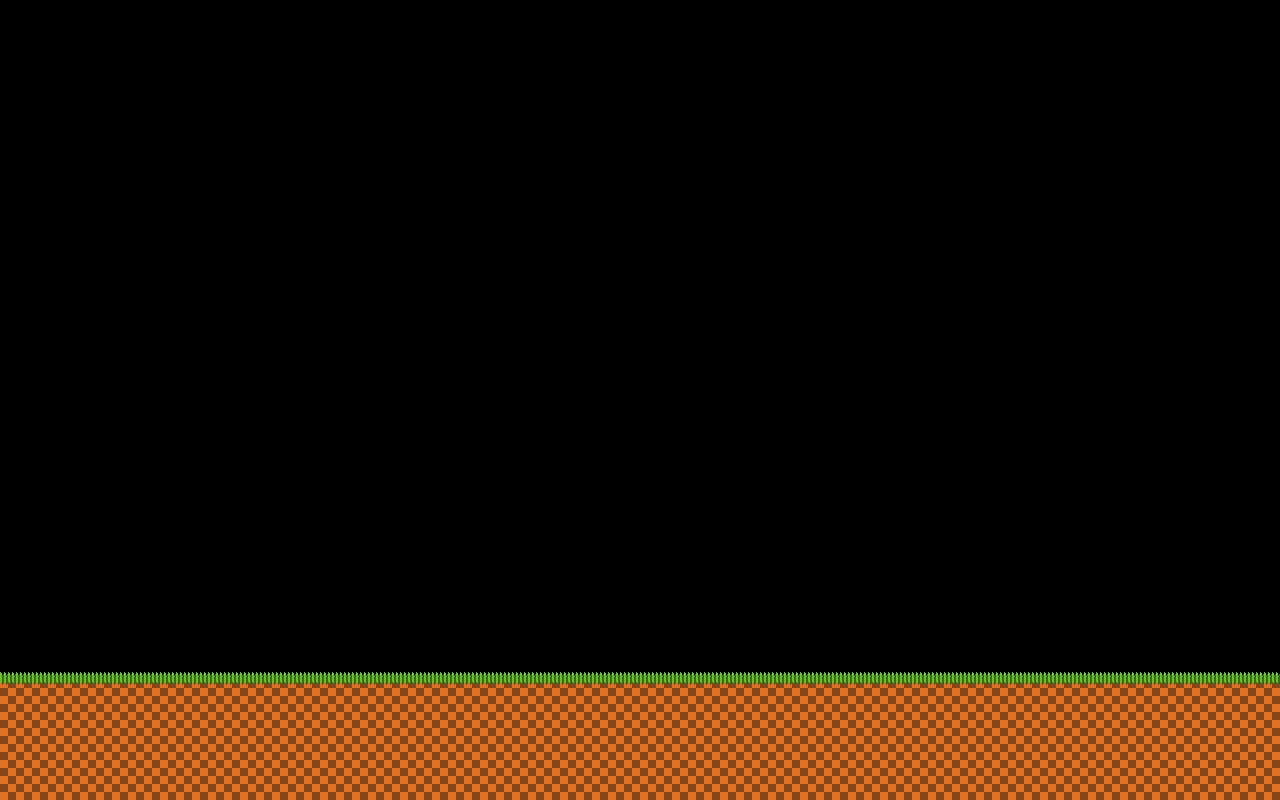

A 2D game scene composited from a Tiled map and its tileset images. What follows is a short description and the map's XML, with every tile layer's data as written:
An orthogonal 40x25 tile map with 32x32 px tiles, 2 tile layers (Layer1, Layer0) and 3 objects.

<map version="1.10" tiledversion="1.11.1" orientation="orthogonal" renderorder="right-down" width="40" height="25" tilewidth="32" tileheight="32" infinite="0" nextlayerid="4" nextobjectid="4">
 <editorsettings>
  <export target="Flat.json" format="json" />
 </editorsettings>
 <tileset firstgid="1" name="Main" tilewidth="32" tileheight="32" tilecount="96" columns="12">
  <image source="../img/grid.png" width="384" height="256" />
  <tile id="4">
   <properties>
    <property name="ground_angle" type="float" value="0" />
    <property name="hwmap" type="int" value="0" />
    <property name="solid" type="bool" value="true" />
   </properties>
  </tile>
  <tile id="5">
   <properties>
    <property name="flipmap" type="bool" value="false" />
    <property name="ground_angle" type="float" value="3.926990817" />
    <property name="hwmap" type="int" value="4" />
    <property name="solid" type="bool" value="true" />
   </properties>
  </tile>
  <tile id="6">
   <properties>
    <property name="flipmap" type="bool" value="false" />
    <property name="ground_angle" type="float" value="3.769911184" />
    <property name="hwmap" type="int" value="3" />
    <property name="solid" type="bool" value="true" />
   </properties>
  </tile>
  <tile id="7">
   <properties>
    <property name="flipmap" type="bool" value="false" />
    <property name="ground_angle" type="float" value="3.298672286" />
    <property name="hwmap" type="int" value="2" />
    <property name="solid" type="bool" value="true" />
   </properties>
  </tile>
  <tile id="8">
   <properties>
    <property name="flipmap" type="bool" value="true" />
    <property name="ground_angle" type="float" value="2.984513021" />
    <property name="hwmap" type="int" value="2" />
    <property name="solid" type="bool" value="true" />
   </properties>
  </tile>
  <tile id="9">
   <properties>
    <property name="flipmap" type="bool" value="true" />
    <property name="ground_angle" type="float" value="2.513274123" />
    <property name="hwmap" type="int" value="3" />
    <property name="solid" type="bool" value="true" />
   </properties>
  </tile>
  <tile id="10">
   <properties>
    <property name="flipmap" type="bool" value="true" />
    <property name="ground_angle" type="float" value="2.35619449" />
    <property name="hwmap" type="int" value="4" />
    <property name="solid" type="bool" value="true" />
   </properties>
  </tile>
  <tile id="12">
   <properties>
    <property name="ground_angle" type="int" value="0" />
    <property name="hwmap" type="int" value="0" />
    <property name="solid" type="bool" value="true" />
   </properties>
  </tile>
  <tile id="16">
   <properties>
    <property name="flipmap" type="bool" value="false" />
    <property name="ground_angle" type="float" value="4.188790205" />
    <property name="hwmap" type="int" value="6" />
    <property name="solid" type="bool" value="true" />
   </properties>
  </tile>
  <tile id="17">
   <properties>
    <property name="flipmap" type="bool" value="false" />
    <property name="ground_angle" type="float" value="3.926990817" />
    <property name="hwmap" type="int" value="5" />
    <property name="solid" type="bool" value="true" />
   </properties>
  </tile>
  <tile id="22">
   <properties>
    <property name="flipmap" type="bool" value="true" />
    <property name="ground_angle" type="float" value="2.35619449" />
    <property name="hwmap" type="int" value="5" />
    <property name="solid" type="bool" value="true" />
   </properties>
  </tile>
  <tile id="23">
   <properties>
    <property name="flipmap" type="bool" value="true" />
    <property name="ground_angle" type="float" value="2.094395102" />
    <property name="hwmap" type="int" value="6" />
    <property name="solid" type="bool" value="true" />
   </properties>
  </tile>
  <tile id="28">
   <properties>
    <property name="flipmap" type="bool" value="false" />
    <property name="ground_angle" type="float" value="4.398229715" />
    <property name="hwmap" type="int" value="7" />
    <property name="solid" type="bool" value="true" />
   </properties>
  </tile>
  <tile id="35">
   <properties>
    <property name="flipmap" type="bool" value="true" />
    <property name="ground_angle" type="float" value="1.884955592" />
    <property name="hwmap" type="int" value="7" />
    <property name="solid" type="bool" value="true" />
   </properties>
  </tile>
  <tile id="36">
   <properties>
    <property name="ground_angle" type="float" value="0.78539816" />
    <property name="hwmap" type="int" value="1" />
    <property name="solid" type="bool" value="true" />
   </properties>
  </tile>
  <tile id="37">
   <properties>
    <property name="flipmap" type="bool" value="true" />
    <property name="ground_angle" type="float" value="5.49778714" />
    <property name="hwmap" type="int" value="1" />
    <property name="solid" type="bool" value="true" />
   </properties>
  </tile>
  <tile id="40">
   <properties>
    <property name="flipmap" type="bool" value="false" />
    <property name="ground_angle" type="float" value="4.569589314" />
    <property name="hwmap" type="int" value="8" />
    <property name="solid" type="bool" value="true" />
   </properties>
  </tile>
  <tile id="47">
   <properties>
    <property name="flipmap" type="bool" value="true" />
    <property name="ground_angle" type="float" value="1.713595993" />
    <property name="hwmap" type="int" value="8" />
    <property name="solid" type="bool" value="true" />
   </properties>
  </tile>
  <tile id="48">
   <properties>
    <property name="flipmap" type="bool" value="true" />
    <property name="ground_angle" type="float" value="4.71238898" />
    <property name="hwmap" type="int" value="9" />
    <property name="solid" type="bool" value="true" />
   </properties>
  </tile>
  <tile id="49">
   <properties>
    <property name="ground_angle" type="float" value="1.570796327" />
    <property name="hwmap" type="int" value="9" />
    <property name="solid" type="bool" value="true" />
   </properties>
  </tile>
  <tile id="52">
   <properties>
    <property name="flipmap" type="bool" value="true" />
    <property name="ground_angle" type="float" value="4.855188646" />
    <property name="hwmap" type="int" value="8" />
    <property name="solid" type="bool" value="true" />
   </properties>
  </tile>
  <tile id="59">
   <properties>
    <property name="ground_angle" type="float" value="1.42799666" />
    <property name="hwmap" type="int" value="8" />
    <property name="solid" type="bool" value="true" />
   </properties>
  </tile>
  <tile id="64">
   <properties>
    <property name="flipmap" type="bool" value="true" />
    <property name="ground_angle" type="float" value="5.026548246" />
    <property name="hwmap" type="int" value="7" />
    <property name="solid" type="bool" value="true" />
   </properties>
  </tile>
  <tile id="71">
   <properties>
    <property name="ground_angle" type="float" value="1.25663706" />
    <property name="hwmap" type="int" value="7" />
    <property name="solid" type="bool" value="true" />
   </properties>
  </tile>
  <tile id="76">
   <properties>
    <property name="flipmap" type="bool" value="true" />
    <property name="ground_angle" type="float" value="5.235987756" />
    <property name="hwmap" type="int" value="6" />
    <property name="solid" type="bool" value="true" />
   </properties>
  </tile>
  <tile id="77">
   <properties>
    <property name="flipmap" type="bool" value="true" />
    <property name="ground_angle" type="float" value="5.497787144" />
    <property name="hwmap" type="int" value="5" />
    <property name="solid" type="bool" value="true" />
   </properties>
  </tile>
  <tile id="82">
   <properties>
    <property name="ground_angle" type="float" value="0.78539816" />
    <property name="hwmap" type="int" value="5" />
    <property name="solid" type="bool" value="true" />
   </properties>
  </tile>
  <tile id="83">
   <properties>
    <property name="ground_angle" type="float" value="1.04719755" />
    <property name="hwmap" type="int" value="6" />
    <property name="solid" type="bool" value="true" />
   </properties>
  </tile>
  <tile id="88">
   <properties>
    <property name="ground_angle" type="float" value="0" />
    <property name="hwmap" type="int" value="0" />
    <property name="solid" type="bool" value="true" />
   </properties>
  </tile>
  <tile id="89">
   <properties>
    <property name="flipmap" type="bool" value="true" />
    <property name="ground_angle" type="float" value="5.497787144" />
    <property name="hwmap" type="int" value="4" />
    <property name="solid" type="bool" value="true" />
   </properties>
  </tile>
  <tile id="90">
   <properties>
    <property name="flipmap" type="bool" value="true" />
    <property name="ground_angle" type="float" value="5.654866776" />
    <property name="hwmap" type="int" value="3" />
    <property name="solid" type="bool" value="true" />
   </properties>
  </tile>
  <tile id="91">
   <properties>
    <property name="flipmap" type="bool" value="true" />
    <property name="ground_angle" type="float" value="6.126105675" />
    <property name="hwmap" type="int" value="2" />
    <property name="solid" type="bool" value="true" />
   </properties>
  </tile>
  <tile id="92">
   <properties>
    <property name="ground_angle" type="float" value="0.15707963" />
    <property name="hwmap" type="int" value="2" />
    <property name="solid" type="bool" value="true" />
   </properties>
  </tile>
  <tile id="93">
   <properties>
    <property name="ground_angle" type="float" value="0.62831853" />
    <property name="hwmap" type="int" value="3" />
    <property name="solid" type="bool" value="true" />
   </properties>
  </tile>
  <tile id="94">
   <properties>
    <property name="ground_angle" type="float" value="0.78539816" />
    <property name="hwmap" type="int" value="4" />
    <property name="solid" type="bool" value="true" />
   </properties>
  </tile>
 </tileset>
 <layer id="2" name="Layer1" width="40" height="25">
  <data encoding="csv">
0,0,0,0,0,0,0,0,0,0,0,0,0,0,0,0,0,0,0,0,0,0,0,0,0,0,0,0,0,0,0,0,0,0,0,0,0,0,0,0,
0,0,0,0,0,0,0,0,0,0,0,0,0,0,0,0,0,0,0,0,0,0,0,0,0,0,0,0,0,0,0,0,0,0,0,0,0,0,0,0,
0,0,0,0,0,0,0,0,0,0,0,0,0,0,0,0,0,0,0,0,0,0,0,0,0,0,0,0,0,0,0,0,0,0,0,0,0,0,0,0,
0,0,0,0,0,0,0,0,0,0,0,0,0,0,0,0,0,0,0,0,0,0,0,0,0,0,0,0,0,0,0,0,0,0,0,0,0,0,0,0,
0,0,0,0,0,0,0,0,0,0,0,0,0,0,0,0,0,0,0,0,0,0,0,0,0,0,0,0,0,0,0,0,0,0,0,0,0,0,0,0,
0,0,0,0,0,0,0,0,0,0,0,0,0,0,0,0,0,0,0,0,0,0,0,0,0,0,0,0,0,0,0,0,0,0,0,0,0,0,0,0,
0,0,0,0,0,0,0,0,0,0,0,0,0,0,0,0,0,0,0,0,0,0,0,0,0,0,0,0,0,0,0,0,0,0,0,0,0,0,0,0,
0,0,0,0,0,0,0,0,0,0,0,0,0,0,0,0,0,0,0,0,0,0,0,0,0,0,0,0,0,0,0,0,0,0,0,0,0,0,0,0,
0,0,0,0,0,0,0,0,0,0,0,0,0,0,0,0,0,0,0,0,0,0,0,0,0,0,0,0,0,0,0,0,0,0,0,0,0,0,0,0,
0,0,0,0,0,0,0,0,0,0,0,0,0,0,0,0,0,0,0,0,0,0,0,0,0,0,0,0,0,0,0,0,0,0,0,0,0,0,0,0,
0,0,0,0,0,0,0,0,0,0,0,0,0,0,0,0,0,0,0,0,0,0,0,0,0,0,0,0,0,0,0,0,0,0,0,0,0,0,0,0,
0,0,0,0,0,0,0,0,0,0,0,0,0,0,0,0,0,0,0,0,0,0,0,0,0,0,0,0,0,0,0,0,0,0,0,0,0,0,0,0,
0,0,0,0,0,0,0,0,0,0,0,0,0,0,0,0,0,0,0,0,0,0,0,0,0,0,0,0,0,0,0,0,0,0,0,0,0,0,0,0,
0,0,0,0,0,0,0,0,0,0,0,0,0,0,0,0,0,0,0,0,0,0,0,0,0,0,0,0,0,0,0,0,0,0,0,0,0,0,0,0,
0,0,0,0,0,0,0,0,0,0,0,0,0,0,0,0,0,0,0,0,0,0,0,0,0,0,0,0,0,0,0,0,0,0,0,0,0,0,0,0,
0,0,0,0,0,0,0,0,0,0,0,0,0,0,0,0,0,0,0,0,0,0,0,0,0,0,0,0,0,0,0,0,0,0,0,0,0,0,0,0,
0,0,0,0,0,0,0,0,0,0,0,0,0,0,0,0,0,0,0,0,0,0,0,0,0,0,0,0,0,0,0,0,0,0,0,0,0,0,0,0,
0,0,0,0,0,0,0,0,0,0,0,0,0,0,0,0,0,0,0,0,0,0,0,0,0,0,0,0,0,0,0,0,0,0,0,0,0,0,0,0,
0,0,0,0,0,0,0,0,0,0,0,0,0,0,0,0,0,0,0,0,0,0,0,0,0,0,0,0,0,0,0,0,0,0,0,0,0,0,0,0,
0,0,0,0,0,0,0,0,0,0,0,0,0,0,0,0,0,0,0,0,0,0,0,0,0,0,0,0,0,0,0,0,0,0,0,0,0,0,0,0,
0,0,0,0,0,0,0,0,0,0,0,0,0,0,0,0,0,0,0,0,0,0,0,0,0,0,0,0,0,0,0,0,0,0,0,0,0,0,0,0,
0,0,0,0,0,0,0,0,0,0,0,0,0,0,0,0,0,0,0,0,0,0,0,0,0,0,0,0,0,0,0,0,0,0,0,0,0,0,0,0,
0,0,0,0,0,0,0,0,0,0,0,0,0,0,0,0,0,0,0,0,0,0,0,0,0,0,0,0,0,0,0,0,0,0,0,0,0,0,0,0,
0,0,0,0,0,0,0,0,0,0,0,0,0,0,0,0,0,0,0,0,0,0,0,0,0,0,0,0,0,0,0,0,0,0,0,0,0,0,0,0,
0,0,0,0,0,0,0,0,0,0,0,0,0,0,0,0,0,0,0,0,0,0,0,0,0,0,0,0,0,0,0,0,0,0,0,0,0,0,0,0
</data>
 </layer>
 <objectgroup id="3" name="Objects">
  <object id="1" x="352.333" y="610.667">
   <properties>
    <property name="ring" type="bool" value="true" />
   </properties>
   <point />
  </object>
  <object id="2" x="959" y="613">
   <properties>
    <property name="ring" type="bool" value="true" />
   </properties>
   <point />
  </object>
  <object id="3" x="641" y="614">
   <properties>
    <property name="ring" type="bool" value="true" />
   </properties>
   <point />
  </object>
 </objectgroup>
 <layer id="1" name="Layer0" width="40" height="25">
  <data encoding="csv">
0,0,0,0,0,0,0,0,0,0,0,0,0,0,0,0,0,0,0,0,0,0,0,0,0,0,0,0,0,0,0,0,0,0,0,0,0,0,0,0,
0,0,0,0,0,0,0,0,0,0,0,0,0,0,0,0,0,0,0,0,0,0,0,0,0,0,0,0,0,0,0,0,0,0,0,0,0,0,0,0,
0,0,0,0,0,0,0,0,0,0,0,0,0,0,0,0,0,0,0,0,0,0,0,0,0,0,0,0,0,0,0,0,0,0,0,0,0,0,0,0,
0,0,0,0,0,0,0,0,0,0,0,0,0,0,0,0,0,0,0,0,0,0,0,0,0,0,0,0,0,0,0,0,0,0,0,0,0,0,0,0,
0,0,0,0,0,0,0,0,0,0,0,0,0,0,0,0,0,0,0,0,0,0,0,0,0,0,0,0,0,0,0,0,0,0,0,0,0,0,0,0,
0,0,0,0,0,0,0,0,0,0,0,0,0,0,0,0,0,0,0,0,0,0,0,0,0,0,0,0,0,0,0,0,0,0,0,0,0,0,0,0,
0,0,0,0,0,0,0,0,0,0,0,0,0,0,0,0,0,0,0,0,0,0,0,0,0,0,0,0,0,0,0,0,0,0,0,0,0,0,0,0,
0,0,0,0,0,0,0,0,0,0,0,0,0,0,0,0,0,0,0,0,0,0,0,0,0,0,0,0,0,0,0,0,0,0,0,0,0,0,0,0,
0,0,0,0,0,0,0,0,0,0,0,0,0,0,0,0,0,0,0,0,0,0,0,0,0,0,0,0,0,0,0,0,0,0,0,0,0,0,0,0,
0,0,0,0,0,0,0,0,0,0,0,0,0,0,0,0,0,0,0,0,0,0,0,0,0,0,0,0,0,0,0,0,0,0,0,0,0,0,0,0,
0,0,0,0,0,0,0,0,0,0,0,0,0,0,0,0,0,0,0,0,0,0,0,0,0,0,0,0,0,0,0,0,0,0,0,0,0,0,0,0,
0,0,0,0,0,0,0,0,0,0,0,0,0,0,0,0,0,0,0,0,0,0,0,0,0,0,0,0,0,0,0,0,0,0,0,0,0,0,0,0,
0,0,0,0,0,0,0,0,0,0,0,0,0,0,0,0,0,0,0,0,0,0,0,0,0,0,0,0,0,0,0,0,0,0,0,0,0,0,0,0,
0,0,0,0,0,0,0,0,0,0,0,0,0,0,0,0,0,0,0,0,0,0,0,0,0,0,0,0,0,0,0,0,0,0,0,0,0,0,0,0,
0,0,0,0,0,0,0,0,0,0,0,0,0,0,0,0,0,0,0,0,0,0,0,0,0,0,0,0,0,0,0,0,0,0,0,0,0,0,0,0,
0,0,0,0,0,0,0,0,0,0,0,0,0,0,0,0,0,0,0,0,0,0,0,0,0,0,0,0,0,0,0,0,0,0,0,0,0,0,0,0,
0,0,0,0,0,0,0,0,0,0,0,0,0,0,0,0,0,0,0,0,0,0,0,0,0,0,0,0,0,0,0,0,0,0,0,0,0,0,0,0,
0,0,0,0,0,0,0,0,0,0,0,0,0,0,0,0,0,0,0,0,0,0,0,0,0,0,0,0,0,0,0,0,0,0,0,0,0,0,0,0,
0,0,0,0,0,0,0,0,0,0,0,0,0,0,0,0,0,0,1,0,0,0,0,0,0,0,0,0,0,0,0,0,0,0,0,0,0,0,0,0,
0,0,0,0,0,0,0,0,0,0,0,0,0,0,0,0,0,0,1,0,0,0,0,0,0,0,0,0,0,0,0,0,0,0,0,0,0,0,0,0,
0,0,0,0,0,0,0,0,0,0,0,0,0,0,0,0,0,0,1,0,0,0,0,0,0,0,0,0,0,0,0,0,0,0,0,0,0,0,0,0,
13,13,13,13,13,13,13,13,13,13,13,13,13,13,13,13,13,13,13,13,13,13,13,13,13,13,13,13,13,13,13,13,13,13,13,13,13,13,13,13,
5,5,5,5,5,5,5,5,5,5,5,5,5,5,5,5,5,5,5,5,5,5,5,5,5,5,5,5,5,5,5,5,5,5,5,5,5,5,5,5,
5,5,5,5,5,5,5,5,5,5,5,5,5,5,5,5,5,5,5,5,5,5,5,5,5,5,5,5,5,5,5,5,5,5,5,5,5,5,5,5,
5,5,5,5,5,5,5,5,5,5,5,5,5,5,5,5,5,5,5,5,5,5,5,5,5,5,5,5,5,5,5,5,5,5,5,5,5,5,5,5
</data>
 </layer>
</map>
